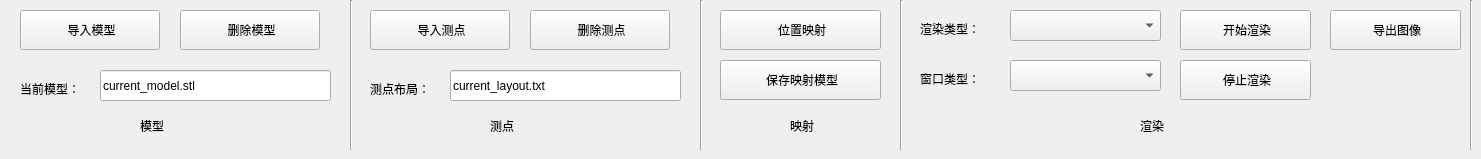
     <widget class="QWidget" name="tab_5">
      <attribute name="title">
       <string>渲染</string>
      </attribute>
      <widget class="QToolButton" name="toolButton_9">
       <property name="geometry">
        <rect>
         <x>180</x>
         <y>10</y>
         <width>140</width>
         <height>40</height>
        </rect>
       </property>
       <property name="text">
        <string> 删除模型</string>
       </property>
       <property name="icon">
        <iconset resource="res/main.qrc">
         <normaloff>:/logo/delete_model.png</normaloff>:/logo/delete_model.png</iconset>
       </property>
       <property name="iconSize">
        <size>
         <width>30</width>
         <height>30</height>
        </size>
       </property>
       <property name="toolButtonStyle">
        <enum>Qt::ToolButtonTextBesideIcon</enum>
       </property>
      </widget>
      <widget class="Line" name="line_4">
       <property name="geometry">
        <rect>
         <x>350</x>
         <y>0</y>
         <width>2</width>
         <height>150</height>
        </rect>
       </property>
       <property name="orientation">
        <enum>Qt::Vertical</enum>
       </property>
      </widget>
      <widget class="QLabel" name="label_3">
       <property name="geometry">
        <rect>
         <x>140</x>
         <y>110</y>
         <width>101</width>
         <height>31</height>
        </rect>
       </property>
       <property name="text">
        <string>模型</string>
       </property>
      </widget>
      <widget class="QToolButton" name="toolButton_18">
       <property name="geometry">
        <rect>
         <x>20</x>
         <y>10</y>
         <width>140</width>
         <height>40</height>
        </rect>
       </property>
       <property name="text">
        <string> 导入模型</string>
       </property>
       <property name="icon">
        <iconset resource="res/main.qrc">
         <normaloff>:/logo/import.png</normaloff>:/logo/import.png</iconset>
       </property>
       <property name="iconSize">
        <size>
         <width>30</width>
         <height>30</height>
        </size>
       </property>
       <property name="toolButtonStyle">
        <enum>Qt::ToolButtonTextBesideIcon</enum>
       </property>
      </widget>
      <widget class="QLabel" name="label_20">
       <property name="geometry">
        <rect>
         <x>20</x>
         <y>70</y>
         <width>109</width>
         <height>38</height>
        </rect>
       </property>
       <property name="text">
        <string>当前模型：</string>
       </property>
      </widget>
      <widget class="QLineEdit" name="lineEdit_7">
       <property name="geometry">
        <rect>
         <x>100</x>
         <y>70</y>
         <width>231</width>
         <height>31</height>
        </rect>
       </property>
       <property name="text">
        <string>current_model.stl</string>
       </property>
      </widget>
      <widget class="QToolButton" name="toolButton_14">
       <property name="geometry">
        <rect>
         <x>530</x>
         <y>10</y>
         <width>140</width>
         <height>40</height>
        </rect>
       </property>
       <property name="text">
        <string> 删除测点</string>
       </property>
       <property name="icon">
        <iconset resource="res/main.qrc">
         <normaloff>:/logo/delete_model.png</normaloff>:/logo/delete_model.png</iconset>
       </property>
       <property name="iconSize">
        <size>
         <width>30</width>
         <height>30</height>
        </size>
       </property>
       <property name="toolButtonStyle">
        <enum>Qt::ToolButtonTextBesideIcon</enum>
       </property>
      </widget>
      <widget class="QLabel" name="label_21">
       <property name="geometry">
        <rect>
         <x>490</x>
         <y>110</y>
         <width>101</width>
         <height>31</height>
        </rect>
       </property>
       <property name="text">
        <string>测点</string>
       </property>
      </widget>
      <widget class="QToolButton" name="toolButton_45">
       <property name="geometry">
        <rect>
         <x>370</x>
         <y>10</y>
         <width>140</width>
         <height>40</height>
        </rect>
       </property>
       <property name="text">
        <string> 导入测点</string>
       </property>
       <property name="icon">
        <iconset resource="res/main.qrc">
         <normaloff>:/logo/import.png</normaloff>:/logo/import.png</iconset>
       </property>
       <property name="iconSize">
        <size>
         <width>30</width>
         <height>30</height>
        </size>
       </property>
       <property name="toolButtonStyle">
        <enum>Qt::ToolButtonTextBesideIcon</enum>
       </property>
      </widget>
      <widget class="QLineEdit" name="lineEdit_8">
       <property name="geometry">
        <rect>
         <x>450</x>
         <y>70</y>
         <width>231</width>
         <height>31</height>
        </rect>
       </property>
       <property name="text">
        <string>current_layout.txt</string>
       </property>
      </widget>
      <widget class="QLabel" name="label_22">
       <property name="geometry">
        <rect>
         <x>370</x>
         <y>70</y>
         <width>109</width>
         <height>38</height>
        </rect>
       </property>
       <property name="text">
        <string>测点布局：</string>
       </property>
      </widget>
      <widget class="Line" name="line_13">
       <property name="geometry">
        <rect>
         <x>700</x>
         <y>0</y>
         <width>2</width>
         <height>150</height>
        </rect>
       </property>
       <property name="orientation">
        <enum>Qt::Vertical</enum>
       </property>
      </widget>
      <widget class="QToolButton" name="toolButton_15">
       <property name="geometry">
        <rect>
         <x>720</x>
         <y>60</y>
         <width>161</width>
         <height>40</height>
        </rect>
       </property>
       <property name="text">
        <string> 保存映射模型</string>
       </property>
       <property name="icon">
        <iconset resource="res/main.qrc">
         <normaloff>:/logo/store_map.png</normaloff>:/logo/store_map.png</iconset>
       </property>
       <property name="iconSize">
        <size>
         <width>30</width>
         <height>30</height>
        </size>
       </property>
       <property name="toolButtonStyle">
        <enum>Qt::ToolButtonTextBesideIcon</enum>
       </property>
      </widget>
      <widget class="QLabel" name="label_23">
       <property name="geometry">
        <rect>
         <x>790</x>
         <y>110</y>
         <width>101</width>
         <height>31</height>
        </rect>
       </property>
       <property name="text">
        <string>映射</string>
       </property>
      </widget>
      <widget class="QToolButton" name="toolButton_46">
       <property name="geometry">
        <rect>
         <x>720</x>
         <y>10</y>
         <width>161</width>
         <height>40</height>
        </rect>
       </property>
       <property name="text">
        <string> 位置映射</string>
       </property>
       <property name="icon">
        <iconset resource="res/main.qrc">
         <normaloff>:/logo/mapper.png</normaloff>:/logo/mapper.png</iconset>
       </property>
       <property name="iconSize">
        <size>
         <width>30</width>
         <height>30</height>
        </size>
       </property>
       <property name="toolButtonStyle">
        <enum>Qt::ToolButtonTextBesideIcon</enum>
       </property>
      </widget>
      <widget class="Line" name="line_14">
       <property name="geometry">
        <rect>
         <x>900</x>
         <y>0</y>
         <width>2</width>
         <height>150</height>
        </rect>
       </property>
       <property name="orientation">
        <enum>Qt::Vertical</enum>
       </property>
      </widget>
      <widget class="QToolButton" name="toolButton_47">
       <property name="geometry">
        <rect>
         <x>1180</x>
         <y>10</y>
         <width>131</width>
         <height>40</height>
        </rect>
       </property>
       <property name="text">
        <string> 开始渲染</string>
       </property>
       <property name="icon">
        <iconset resource="res/main.qrc">
         <normaloff>:/logo/start.png</normaloff>:/logo/start.png</iconset>
       </property>
       <property name="iconSize">
        <size>
         <width>30</width>
         <height>30</height>
        </size>
       </property>
       <property name="toolButtonStyle">
        <enum>Qt::ToolButtonTextBesideIcon</enum>
       </property>
      </widget>
      <widget class="QToolButton" name="toolButton_16">
       <property name="geometry">
        <rect>
         <x>1180</x>
         <y>60</y>
         <width>131</width>
         <height>40</height>
        </rect>
       </property>
       <property name="text">
        <string> 停止渲染</string>
       </property>
       <property name="icon">
        <iconset resource="res/main.qrc">
         <normaloff>:/logo/stop.png</normaloff>:/logo/stop.png</iconset>
       </property>
       <property name="iconSize">
        <size>
         <width>30</width>
         <height>30</height>
        </size>
       </property>
       <property name="toolButtonStyle">
        <enum>Qt::ToolButtonTextBesideIcon</enum>
       </property>
      </widget>
      <widget class="QLabel" name="label_24">
       <property name="geometry">
        <rect>
         <x>1140</x>
         <y>110</y>
         <width>101</width>
         <height>31</height>
        </rect>
       </property>
       <property name="text">
        <string>渲染</string>
       </property>
      </widget>
      <widget class="QLabel" name="label_29">
       <property name="geometry">
        <rect>
         <x>920</x>
         <y>10</y>
         <width>91</width>
         <height>38</height>
        </rect>
       </property>
       <property name="text">
        <string>渲染类型：</string>
       </property>
      </widget>
      <widget class="QComboBox" name="comboBox">
       <property name="geometry">
        <rect>
         <x>1010</x>
         <y>10</y>
         <width>151</width>
         <height>31</height>
        </rect>
       </property>
      </widget>
      <widget class="QLabel" name="label_30">
       <property name="geometry">
        <rect>
         <x>920</x>
         <y>60</y>
         <width>91</width>
         <height>38</height>
        </rect>
       </property>
       <property name="text">
        <string>窗口类型：</string>
       </property>
      </widget>
      <widget class="QComboBox" name="comboBox_2">
       <property name="geometry">
        <rect>
         <x>1010</x>
         <y>60</y>
         <width>151</width>
         <height>31</height>
        </rect>
       </property>
      </widget>
      <widget class="QToolButton" name="toolButton_48">
       <property name="geometry">
        <rect>
         <x>1330</x>
         <y>10</y>
         <width>131</width>
         <height>40</height>
        </rect>
       </property>
       <property name="text">
        <string> 导出图像</string>
       </property>
       <property name="icon">
        <iconset resource="res/main.qrc">
         <normaloff>:/logo/18.png</normaloff>:/logo/18.png</iconset>
       </property>
       <property name="iconSize">
        <size>
         <width>30</width>
         <height>30</height>
        </size>
       </property>
       <property name="toolButtonStyle">
        <enum>Qt::ToolButtonTextBesideIcon</enum>
       </property>
      </widget>
      <widget class="Line" name="line_39">
       <property name="geometry">
        <rect>
         <x>1470</x>
         <y>0</y>
         <width>2</width>
         <height>150</height>
        </rect>
       </property>
       <property name="orientation">
        <enum>Qt::Vertical</enum>
       </property>
      </widget>
     </widget>
